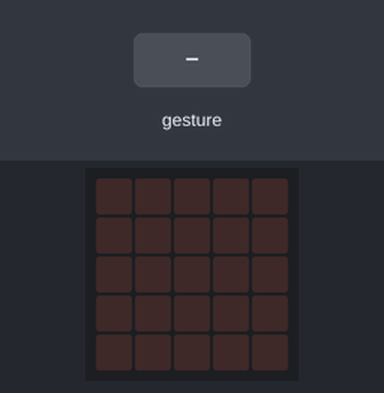
Bench run of a program on a simulated BBC micro:bit running MicroPython. Shown: the board's 5×5 LED display. The inputs (shaded band) are chosen by the test bench. Random numbers come from a fixed seed; a tilt is held for 1.5 s and a shake lasts 1 s, then the board lies face up again.

Above: at 1.2 s.
1.3 s: gesture 'shake'
At 2.8 s:
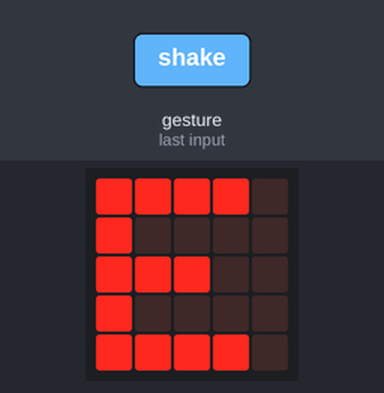
4.0 s: gesture 'shake'
At 6.1 s:
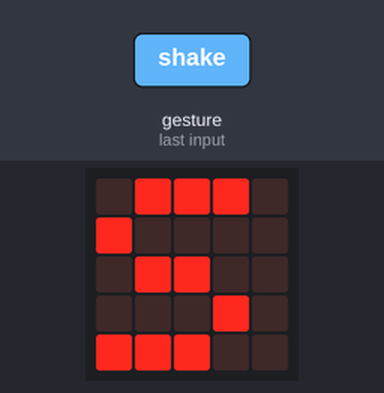
6.7 s: gesture 'shake'
At 9.1 s:
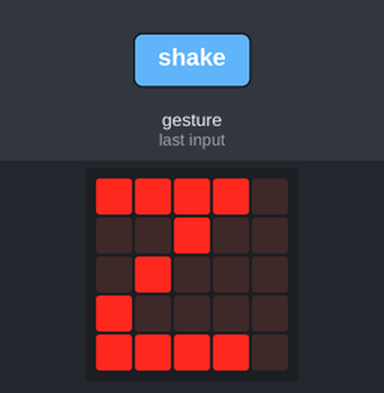
9.4 s: gesture 'shake'
At 11.4 s:
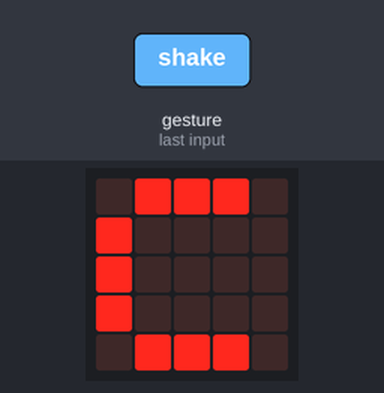
Timing chart, 0 to 12.9 s (numbered marks = the images above; inputs shaded):
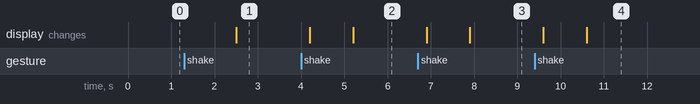

Measured:
- after the input at 1.3 s, the display: changes after 1.2 s (image 1)
- after the input at 4.0 s, the display: first changes after 0.20 s (image 2 shows a later state)
- after the input at 6.7 s, the display: first changes after 0.20 s (image 3 shows a later state)
- after the input at 9.4 s, the display: first changes after 0.20 s (image 4 shows a later state)

The program:

random_letter.py
```python
from microbit import display, accelerometer, sleep
import random

alphabet = list("ABCDEFGHIJKLMNOPQRSTUVWXZ")

while True:
    if accelerometer.was_gesture("shake"):
        letter = random.choice(alphabet)
        display.clear()
        sleep(1000)
        display.show(letter)
```
